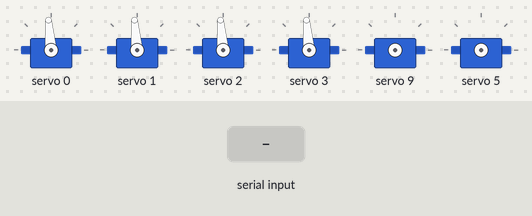
Simulated run of this sketch. Board: Arduino Uno, built with avr-gcc and run on an emulated ATmega328P. Parts: 6 × servo. Inputs (shaded band) come from the test bench.

Above: at 1.3 s.
1.4 s: "90,45\n" received over Serial
2.9 s: "30,150\n" received over Serial
At 3.6 s:
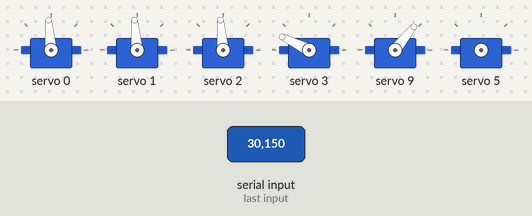
4.4 s: "5\n" received over Serial
5.9 s: "90\n" received over Serial
At 7.1 s:
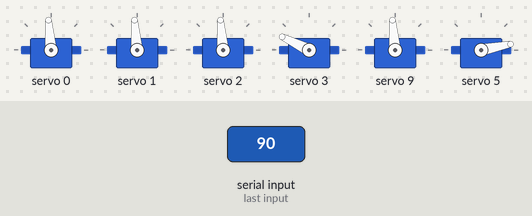
7.4 s: "200\n" received over Serial
At 8.2 s:
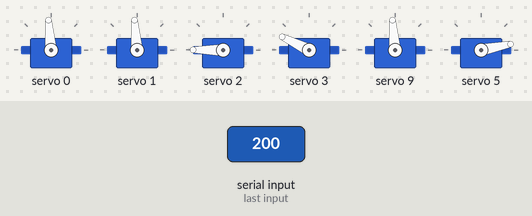
8.9 s: "90,45\n" received over Serial
At 9.4 s:
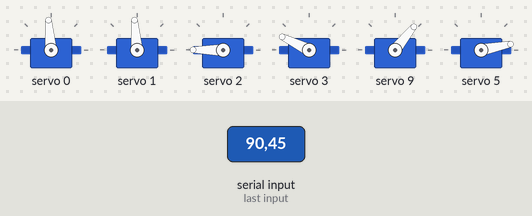
Timing chart, 0 to 11.4 s (numbered marks = the images above; inputs shaded):
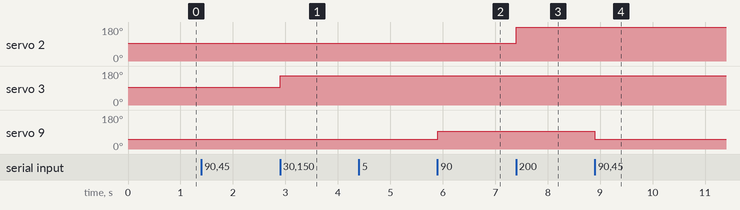

The sketch:

PWMArmDriver.ino
```cpp
// Install the Adafruit_PWMServoDriver from the Arduino IDE Library Manager

#include <Wire.h>
#include <Adafruit_PWMServoDriver.h>
#include <avr/pgmspace.h>

#define SERVOMIN  150 // this is the 'minimum' pulse length count (out of 4096)
#define SERVOMAX  600 // this is the 'maximum' pulse length count (out of 4096)

Adafruit_PWMServoDriver pwm = Adafruit_PWMServoDriver();

String inputString = "";
String servoString = "";
String commandString = "";
boolean stringComplete = false;
boolean inputState = false;

long previousMillis;

void servoWrite(int servo, int angle) {
  int pulse = map(angle, 0, 180, SERVOMIN, SERVOMAX);
  pwm.setPWM(servo, 0, pulse);
}

void setup() {
  Serial.begin(38400);

  pwm.begin();
  pwm.setPWMFreq(60);  // Analog servos run at ~60 Hz updates

  inputString.reserve(10);
  servoString.reserve(10);
  commandString.reserve(10);

  for (int i = 0; i < 4; i++) {
    servoWrite(i, 90);
  }
  delay(100);

}

void loop() {
  parseCommand();
}

void finish() {
  while (true) {
    ;
    ;
  }
}
/*
  SerialEvent occurs whenever a new data comes in the
  hardware serial RX.  This routine is run between each
  time loop() runs, so using delay inside loop can delay
  response.  Multiple bytes of data may be available.
*/
void serialEvent() {
  while (Serial.available()) {
    // get the new byte:
    char inChar = (char)Serial.read();
    // add it to the inputString:
    inputString += inChar;
    // if the incoming character is a newline, set a flag
    // so the main loop can do something about it:
    if (inChar == '\n') {
      stringComplete = true;
    }
  }
}

void parseCommand() {
  // print the string when a newline arrives:
  if (stringComplete) {
    inputString.trim();
    //Serial.println(inputString);
    int separatorIndex = inputString.indexOf(',');
    servoString = inputString.substring(0, 1);
    commandString = inputString.substring(separatorIndex + 1);
    int servoNum = servoString.toInt();
    int servoPos = commandString.toInt();

    servoWrite(servoNum, servoPos);
    // clear the string:
    inputString = "";
    servoString = "";
    commandString = "";
    stringComplete = false;
  }
}
```

Measured:
- after the input at 2.9 s, servo 3: 95° → 154° at once
- after the input at 5.9 s, servo 9: 51° → 95° at once
- after the input at 7.4 s, servo 2: 95° → 180° at once
- after the input at 8.9 s, servo 9: 95° → 51° at once
